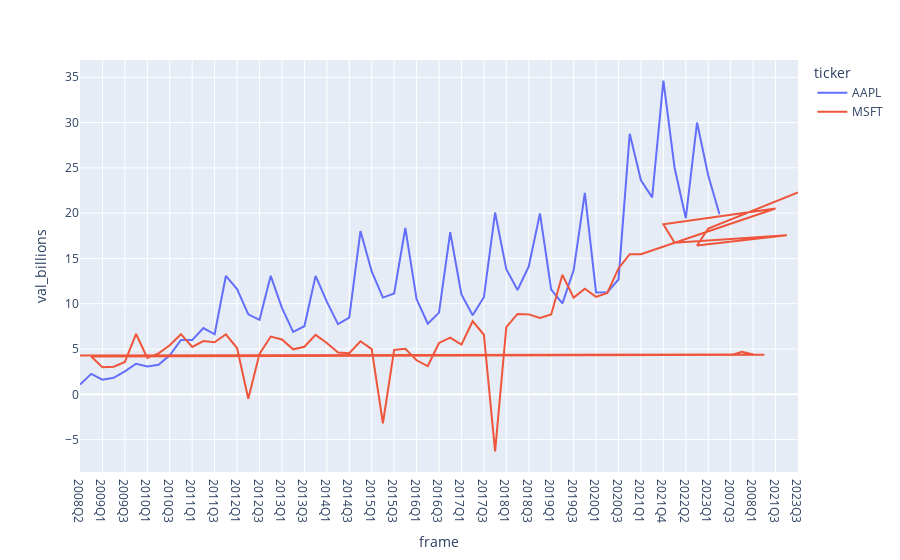

This figure's notebook cell:
### Code cell
EDGAR_data = pd.read_csv('EDGAR_data_alltags.csv')

AAPL_data = EDGAR_data[(EDGAR_data['ticker'] =='MSFT') | (EDGAR_data['ticker'] =='AAPL')].copy()
AAPL_netinc = AAPL_data[AAPL_data['tag']=='NetIncomeLoss']
AAPL_netinc['frame'] = AAPL_netinc['frame'].str.replace('CY','')
AAPL_netinc['val_billions']=AAPL_netinc['val']/1000000000

px.line(AAPL_netinc, x='frame', y='val_billions', color = 'ticker')

### Figure 1 — Plotly figure (JSON) as saved in the notebook; plotly's stock layout.template omitted (floating-point values rounded to 4 significant figures)
{"data": [{"hovertemplate": "ticker=AAPL<br>frame=%{x}<br>val_billions=%{y}<extra></extra>", "legendgroup": "AAPL", "line": {"color": "#636efa", "dash": "solid"}, "marker": {"symbol": "circle"}, "mode": "lines", "name": "AAPL", "orientation": "v", "showlegend": true, "type": "scatter", "x": ["2008Q2", "2008Q4", "2009Q1", "2009Q2", "2009Q3", "2009Q4", "2010Q1", "2010Q2", "2010Q3", "2010Q4", "2011Q1", "2011Q2", "2011Q3", "2011Q4", "2012Q1", "2012Q2", "2012Q3", "2012Q4", "2013Q1", "2013Q2", "2013Q3", "2013Q4", "2014Q1", "2014Q2", "2014Q3", "2014Q4", "2015Q1", "2015Q2", "2015Q3", "2015Q4", "2016Q1", "2016Q2", "2016Q3", "2016Q4", "2017Q1", "2017Q2", "2017Q3", "2017Q4", "2018Q1", "2018Q2", "2018Q3", "2018Q4", "2019Q1", "2019Q2", "2019Q3", "2019Q4", "2020Q1", "2020Q2", "2020Q3", "2020Q4", "2021Q1", "2021Q2", "2021Q4", "2022Q1", "2022Q2", "2022Q4", "2023Q1", "2023Q2"], "xaxis": "x", "y": [1.072, 2.255, 1.62, 1.828, 2.532, 3.378, 3.074, 3.253, 4.308, 6.004, 5.987, 7.308, 6.623, 13.06, 11.62, 8.824, 8.223, 13.08, 9.547, 6.9, 7.512, 13.07, 10.22, 7.748, 8.467, 18.02, 13.57, 10.68, 11.12, 18.36, 10.52, 7.796, 9.014, 17.89, 11.03, 8.717, 10.71, 20.07, 13.82, 11.52, 14.12, 19.96, 11.56, 10.04, 13.69, 22.24, 11.25, 11.25, 12.67, 28.75, 23.63, 21.74, 34.63, 25.01, 19.44, 30.0, 24.16, 19.88], "yaxis": "y"}, {"hovertemplate": "ticker=MSFT<br>frame=%{x}<br>val_billions=%{y}<extra></extra>", "legendgroup": "MSFT", "line": {"color": "#EF553B", "dash": "solid"}, "marker": {"symbol": "circle"}, "mode": "lines", "name": "MSFT", "orientation": "v", "showlegend": true, "type": "scatter", "x": ["2007Q3", "2007Q4", "2008Q1", "2008Q2", "2008Q3", "2008Q4", "2009Q1", "2009Q2", "2009Q3", "2009Q4", "2010Q1", "2010Q2", "2010Q3", "2010Q4", "2011Q1", "2011Q2", "2011Q3", "2011Q4", "2012Q1", "2012Q2", "2012Q3", "2012Q4", "2013Q1", "2013Q2", "2013Q3", "2013Q4", "2014Q1", "2014Q2", "2014Q3", "2014Q4", "2015Q1", "2015Q2", "2015Q3", "2015Q4", "2016Q1", "2016Q2", "2016Q3", "2016Q4", "2017Q1", "2017Q2", "2017Q3", "2017Q4", "2018Q1", "2018Q2", "2018Q3", "2018Q4", "2019Q1", "2019Q2", "2019Q3", "2019Q4", "2020Q1", "2020Q2", "2020Q3", "2020Q4", "2021Q1", "2021Q3", "2021Q4", "2022Q1", "2022Q3", "2022Q4", "2023Q1", "2023Q3"], "xaxis": "x", "y": [4.289, 4.707, 4.388, 4.297, 4.373, 4.174, 2.977, 3.045, 3.574, 6.662, 4.006, 4.518, 5.41, 6.634, 5.232, 5.874, 5.738, 6.624, 5.108, -0.492, 4.466, 6.377, 6.055, 4.965, 5.244, 6.558, 5.66, 4.612, 4.54, 5.863, 4.985, -3.195, 4.902, 5.018, 3.756, 3.122, 5.667, 6.267, 5.486, 8.069, 6.576, -6.302, 7.424, 8.873, 8.824, 8.42, 8.809, 13.19, 10.68, 11.65, 10.75, 11.2, 13.89, 15.46, 15.46, 20.5, 18.77, 16.73, 17.56, 16.43, 18.3, 22.29], "yaxis": "y"}], "layout": {"legend": {"title": {"text": "ticker"}, "tracegroupgap": 0}, "margin": {"t": 60}, "xaxis": {"anchor": "y", "domain": [0, 1], "title": {"text": "frame"}}, "yaxis": {"anchor": "x", "domain": [0, 1], "title": {"text": "val_billions"}}}}
